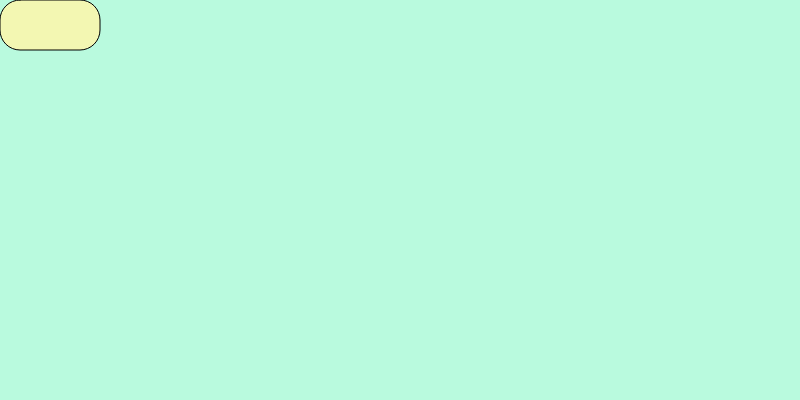
Frame 1 (no input)
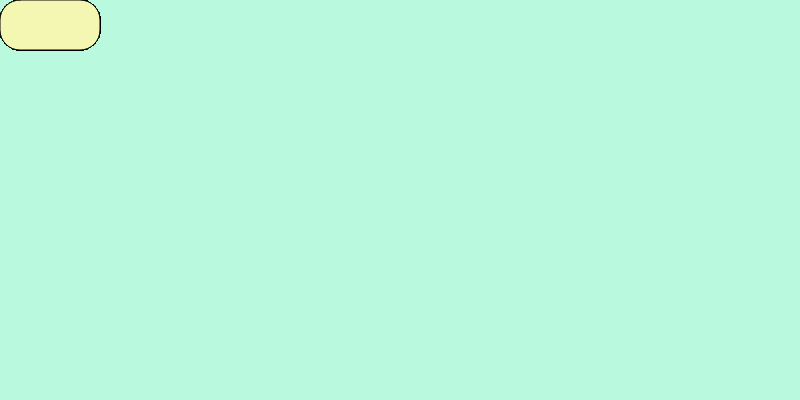
Frame 60 (no input)
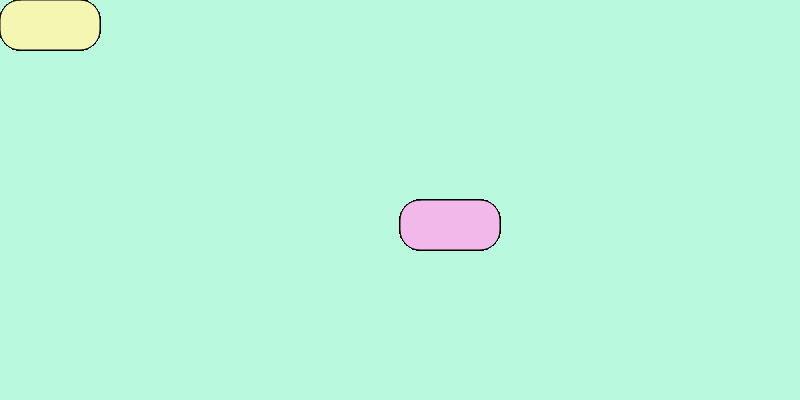
Frame 120 (the mouse pressed at the canvas centre since frame 60)

The p5.js sketch that drew these frames (run headless with seeded random() and noise() and a simulated clock; from frame 60 on, the mouse is pressed at the canvas centre):

// p5.js sketch
// ── sketch.js
function setup() {
  createCanvas(800, 400);
  background(185, 250, 222)
}

function draw() {
  if (mouseIsPressed) {
    fill (242, 184, 234);
  } else {
    fill (243, 247, 178);
  }
  rect(mouseX,mouseY,100,50, 20);
}
